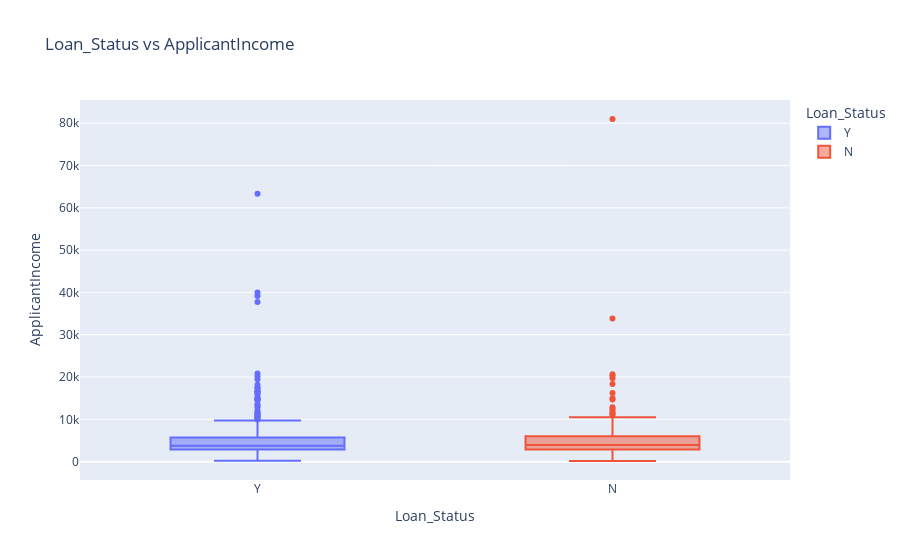

Write notebook code for a chart like this one.
### Markdown cell above
Relationship between the income of the loan applicant and the loan status

### Code cell
fig_income = px.box(data, x='Loan_Status', y='ApplicantIncome',color="Loan_Status", title='Loan_Status vs ApplicantIncome')
fig_income.show()

### Figure 1 — Plotly figure (JSON) as saved in the notebook; plotly's stock layout.template omitted (floating-point values rounded to 4 significant figures; data arrays with more than 128 entries replaced by an {"elided": "..."} marker saying what was removed)
{"data": [{"alignmentgroup": "True", "hovertemplate": "Loan_Status=%{x}<br>ApplicantIncome=%{y}<extra></extra>", "legendgroup": "Y", "marker": {"color": "#636efa"}, "name": "Y", "notched": false, "offsetgroup": "Y", "orientation": "v", "showlegend": true, "type": "box", "x": {"elided": "411 str values"}, "x0": " ", "xaxis": "x", "y": {"elided": "411 int values"}, "y0": " ", "yaxis": "y"}, {"alignmentgroup": "True", "hovertemplate": "Loan_Status=%{x}<br>ApplicantIncome=%{y}<extra></extra>", "legendgroup": "N", "marker": {"color": "#EF553B"}, "name": "N", "notched": false, "offsetgroup": "N", "orientation": "v", "showlegend": true, "type": "box", "x": {"elided": "187 str values"}, "x0": " ", "xaxis": "x", "y": {"elided": "187 int values"}, "y0": " ", "yaxis": "y"}], "layout": {"autosize": true, "boxmode": "overlay", "legend": {"title": {"text": "Loan_Status"}, "tracegroupgap": 0}, "title": {"text": "Loan_Status vs ApplicantIncome"}, "xaxis": {"anchor": "y", "autorange": true, "categoryarray": ["Y", "N"], "categoryorder": "array", "domain": [0, 1], "range": [-0.5, 1.5], "title": {"text": "Loan_Status"}, "type": "category"}, "yaxis": {"anchor": "x", "autorange": true, "domain": [0, 1], "range": [-4342.0, 85490.0], "title": {"text": "ApplicantIncome"}, "type": "linear"}}}
